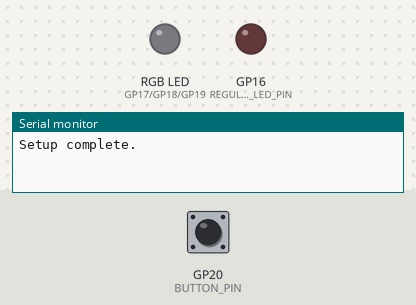
A sketch run on a simulated Raspberry Pi Pico W. Shown: an RGB LED mixed from three pins (HIGH = lit), output pins drawn as LEDs (lit = HIGH), the last lines printed to the serial monitor. Inputs (shaded band) come from the test bench; at power-on: GP20 (BUTTON_PIN) HIGH.

Above: at 1.2 s.
1.3 s: GP20 (BUTTON_PIN) pulled LOW for 0.15 s
At 2.2 s:
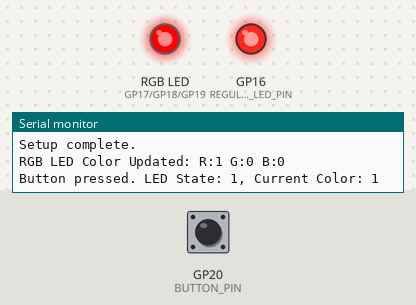
2.9 s: GP20 (BUTTON_PIN) pulled LOW for 1 s
At 3.4 s:
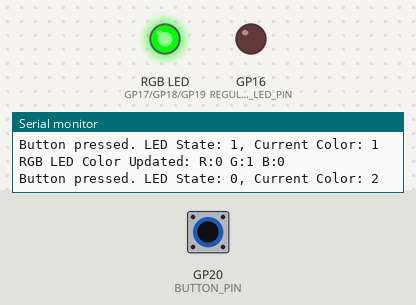
5.4 s: GP20 (BUTTON_PIN) pulled LOW for 0.15 s
At 6.5 s:
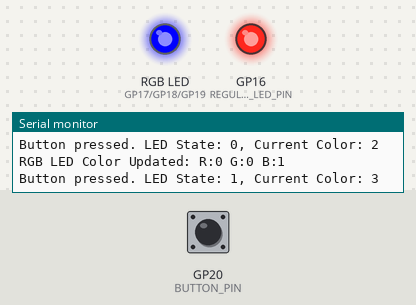
7.0 s: GP20 (BUTTON_PIN) pulled LOW for 3.2 s
At 7.7 s:
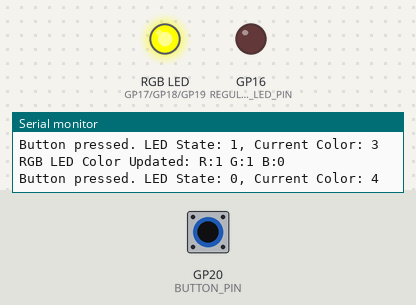
11.7 s: GP20 (BUTTON_PIN) pulled LOW for 0.15 s
At 12.5 s:
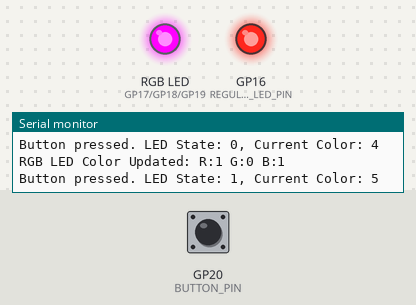
13.3 s: GP20 (BUTTON_PIN) pulled LOW for 1 s
At 13.7 s:
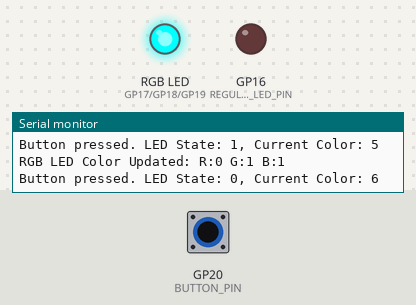
Timing chart, 0 to 16.3 s (numbered marks = the images above; inputs shaded):
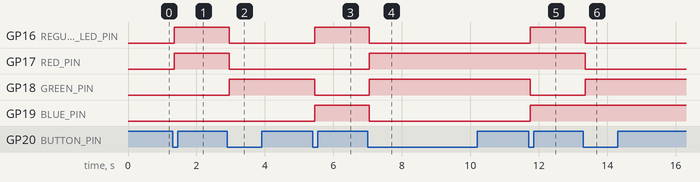

The sketch:

sketch.ino
```cpp
// Now turn this trash into treasure!
#define REGULAR_LED_PIN 16
#define RED_PIN 17
#define GREEN_PIN 18
#define BLUE_PIN 19
#define BUTTON_PIN 20

int currentColor = 0;
bool ledState = false;

void setup() {
  pinMode(REGULAR_LED_PIN, OUTPUT);
  pinMode(RED_PIN, OUTPUT);
  pinMode(GREEN_PIN, OUTPUT);
  pinMode(BLUE_PIN, OUTPUT);

  pinMode(BUTTON_PIN, INPUT_PULLUP);

  digitalWrite(REGULAR_LED_PIN, LOW);
  digitalWrite(RED_PIN, LOW);
  digitalWrite(GREEN_PIN, LOW);
  digitalWrite(BLUE_PIN, LOW);

  Serial.begin(9600);
  Serial.println("Setup complete.");
}

void loop() {
  if (digitalRead(BUTTON_PIN) == LOW) {
    delay(50);
    if (digitalRead(BUTTON_PIN) == LOW) {
      ledState = !ledState;
      currentColor = (currentColor + 1) % 8;
      updateLEDs();

      Serial.print("Button pressed. LED State: ");
      Serial.print(ledState);
      Serial.print(", Current Color: ");
      Serial.println(currentColor);

      while (digitalRead(BUTTON_PIN) == LOW) {
        delay(10);
      }
    }
  }
}

void updateLEDs() {
  digitalWrite(REGULAR_LED_PIN, ledState ? HIGH : LOW);

  switch (currentColor) {
    case 0:
      setColor(LOW, LOW, LOW);    // Off
      break;
    case 1:
      setColor(HIGH, LOW, LOW);   // Red
      break;
    case 2:
      setColor(LOW, HIGH, LOW);   // Green
      break;
    case 3:
      setColor(LOW, LOW, HIGH);   // Blue
      break;
    case 4:
      setColor(HIGH, HIGH, LOW);  // Yellow
      break;
    case 5:
      setColor(HIGH, LOW, HIGH);  // Magenta
      break;
    case 6:
      setColor(LOW, HIGH, HIGH);  // Cyan
      break;
    case 7:
      setColor(HIGH, HIGH, HIGH); // White
      break;
  }

  Serial.print("RGB LED Color Updated: ");
  Serial.print("R:");
  Serial.print(digitalRead(RED_PIN));
  Serial.print(" G:");
  Serial.print(digitalRead(GREEN_PIN));
  Serial.print(" B:");
  Serial.println(digitalRead(BLUE_PIN));
}

void setColor(bool red, bool green, bool blue) {
  digitalWrite(RED_PIN, red);
  digitalWrite(GREEN_PIN, green);
  digitalWrite(BLUE_PIN, blue);
}
```

Measured:
- after the input at 1.3 s, GP16 (REGULAR_LED_PIN), GP17 (RED_PIN): LOW → HIGH after 0.05 s
- after the input at 2.9 s, GP16 (REGULAR_LED_PIN), GP17 (RED_PIN): HIGH → LOW after 0.05 s; GP18 (GREEN_PIN): LOW → HIGH after 0.05 s
- after the input at 5.4 s, GP16 (REGULAR_LED_PIN), GP19 (BLUE_PIN): LOW → HIGH after 0.05 s; GP18 (GREEN_PIN): HIGH → LOW after 0.05 s
- after the input at 7.0 s, GP16 (REGULAR_LED_PIN), GP19 (BLUE_PIN): HIGH → LOW after 0.05 s; GP17 (RED_PIN), GP18 (GREEN_PIN): LOW → HIGH after 0.05 s
- after the input at 11.7 s, GP16 (REGULAR_LED_PIN), GP19 (BLUE_PIN): LOW → HIGH after 0.05 s; GP18 (GREEN_PIN): HIGH → LOW after 0.05 s
- after the input at 13.3 s, GP16 (REGULAR_LED_PIN), GP17 (RED_PIN): HIGH → LOW after 0.05 s; GP18 (GREEN_PIN): LOW → HIGH after 0.05 s
